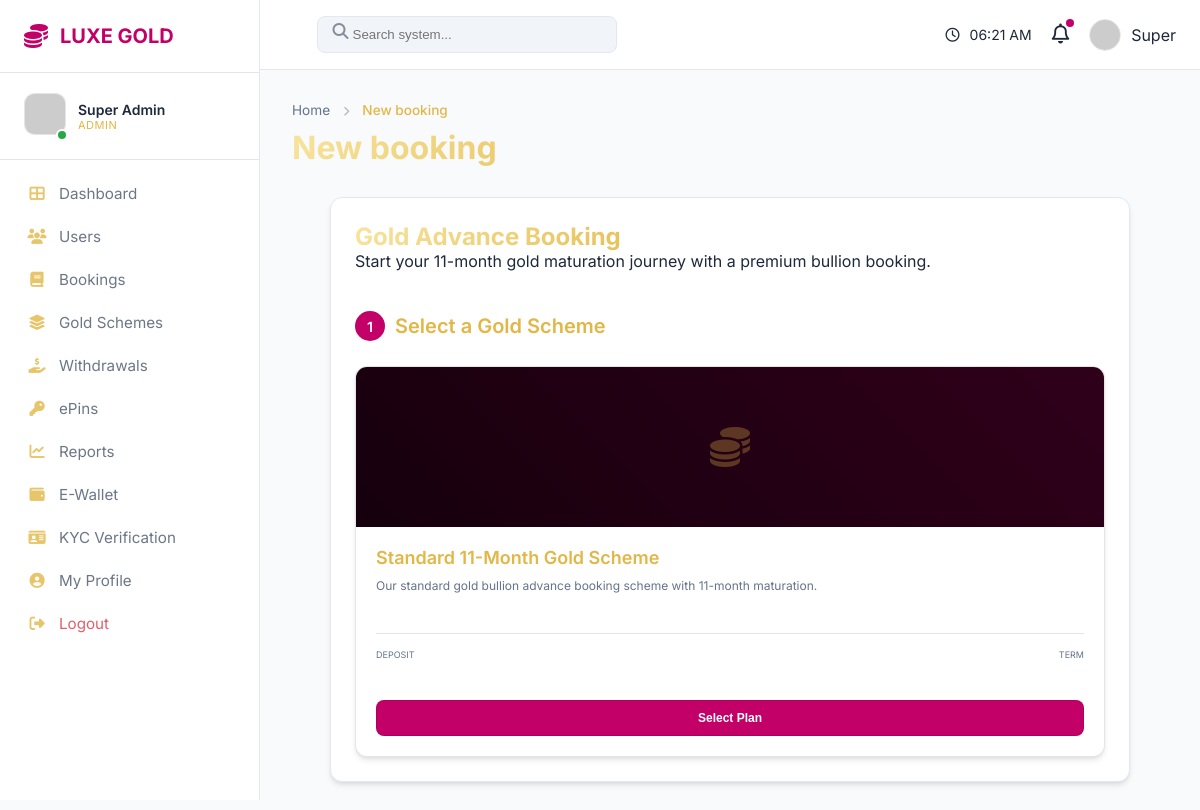
/dashboards/new_booking.php (signed in), run on the app's committed database.
### tables this page shows
CREATE TABLE IF NOT EXISTS gold_schemes (
    id INT AUTO_INCREMENT PRIMARY KEY,
    scheme_code VARCHAR(20) UNIQUE NOT NULL,
    scheme_name VARCHAR(100) NOT NULL,
    deposit_amount DECIMAL(15, 2) NOT NULL,
    maturity_amount DECIMAL(15, 2) NOT NULL,
    duration_months INT NOT NULL,
    milestone_1_month INT DEFAULT 4,
    milestone_1_amount DECIMAL(15, 2) DEFAULT 0,
    milestone_2_month INT DEFAULT 8,
    milestone_2_amount DECIMAL(15, 2) DEFAULT 0,
    description TEXT,
    scheme_image VARCHAR(255) DEFAULT NULL,
    is_active BOOLEAN DEFAULT TRUE,
    created_at TIMESTAMP DEFAULT CURRENT_TIMESTAMP
);

### dashboards/new_booking.php (the view, shortened to what this page needs)
<?php
require_once '../config/db.php';
require_once '../layouts/header.php';
$message = $_GET['msg'] ?? '';
$schemes = $pdo->query("SELECT * FROM gold_schemes WHERE is_active = 1")->fetchAll();
?>
<div class="glass-card" style="max-width: 800px; margin: 0 auto;">
    <h2 class="gold-gradient-text">Gold Advance Booking</h2>
    <p class="text-muted">Start your 11-month gold maturation journey with a premium bullion booking.</p>
    <?php if (!$message): ?>
        <div style="margin-top: 40px;">
            <h3 class="gold-text" style="font-size: 20px; margin-bottom: 25px; display: flex; align-items: center; gap: 10px;">
                <span style="background: var(--brand-magenta); color: white; width: 30px; height: 30px; border-radius: 50%; display: flex; align-items: center; justify-content: center; font-size: 14px;">1</span>
                Select a Gold Scheme
            </h3>
            <div style="display: grid; grid-template-columns: repeat(auto-fit, minmax(280px, 1fr)); gap: 24px;">
                <?php foreach ($schemes as $s): ?>
                    <div class="glass-card scheme-card" onclick="selectScheme(<?php echo $s['id']; ?>, '<?php echo $s['scheme_name']; ?>', <?php echo $s['deposit_amount']; ?>)"
                         style="cursor: pointer; transition: all 0.3s; border: 1px solid var(--glass-border); padding: 0; overflow: hidden; margin-bottom: 0;">
                        <?php if ($s['scheme_image']): ?>
                            <img src="../uploads/schemes/<?php echo $s['scheme_image']; ?>" style="width: 100%; height: 160px; object-fit: cover;">
                        <?php else: ?>
                            <div style="width: 100%; height: 160px; background: linear-gradient(45deg, #16000D, #30001a); display: flex; align-items: center; justify-content: center;">
                                <i class="fas fa-coins" style="font-size: 40px; color: var(--brand-gold-pure); opacity: 0.3;"></i>
                            </div>
                        <?php endif; ?>
                        <div style="padding: 20px;">
                            <h4 class="gold-text" style="font-size: 18px; margin-bottom: 10px;"><?php echo $s['scheme_name']; ?></h4>
                            <p style="font-size: 12px; color: var(--text-muted); height: 40px; overflow: hidden; margin-bottom: 15px;"><?php echo $s['description']; ?></p>
                            <div style="display: flex; justify-content: space-between; border-top: 1px solid var(--glass-border); padding-top: 15px;">
                                <div>
                                    <small style="color: var(--text-muted); display: block; text-transform: uppercase; font-size: 9px;">Deposit</small>
                                    <strong style="color: white;">₹<?php echo number_format($s['deposit_amount']); ?></strong>
                                </div>
                                <div style="text-align: right;">
                                    <small style="color: var(--text-muted); display: block; text-transform: uppercase; font-size: 9px;">Term</small>
                                    <strong style="color: white;"><?php echo $s['duration_months']; ?> Months</strong>
                                </div>
                            </div>
                            <button class="btn-gold" style="width: 100%; margin-top: 20px; font-size: 12px; padding: 10px;">Select Plan</button>
                        </div>
                    </div>
                <?php endforeach; ?>
            </div>
        </div>
    <?php endif; ?>
</div>
<?php require_once '../layouts/footer.php'; ?>

### assets/css/theme.css (style rules this page uses)
:root { --brand-magenta: #C20067; --brand-magenta-dark: #8b0046; --brand-gold-pure: #E2B747; --brand-gold-light: #F7E49D; --brand-gold-dark: #A37A24; --bg-dark-premium: #16000D; --bg-sidebar: #1a0010; --glass-surface: rgba(255, 255, 255, 0.04); --glass-border: rgba(226, 183, 71, 0.15); --state-locked: #64748b; --state-glow: 0 0 15px rgba(242, 183, 71, 0.6); --success-color: #28a745; --danger-color: #dc3545; --warning-color: #ffc107; --font-main: 'Inter', -apple-system, BlinkMacSystemFont, "Segoe UI", Roboto, sans-serif; --text-main: #f8fafc; --text-muted: #94a3b8; }
* { box-sizing: border-box; margin: 0; padding: 0; }
body { background-color: var(--bg-dark-premium); color: var(--text-main); font-family: var(--font-main); min-height: 100vh; display: flex; overflow-x: hidden; }
body.theme-light { --bg-dark-premium: #f8fafc; --bg-sidebar: #ffffff; --glass-surface: rgba(255, 255, 255, 0.9); --glass-border: rgba(0, 0, 0, 0.1); --text-main: #1e293b; --text-muted: #64748b; --brand-magenta-dark: #c20067; }
body.theme-light .glass-card, body.theme-light .card { background: #ffffff; border: 1px solid #e2e8f0; box-shadow: 0 4px 6px -1px rgba(0, 0, 0, 0.1), 0 2px 4px -1px rgba(0, 0, 0, 0.06); }
.glass-card, .card { background: var(--glass-surface); backdrop-filter: blur(12px); -webkit-backdrop-filter: blur(12px); border: 1px solid var(--glass-border); border-radius: 12px; padding: 24px; margin-bottom: 24px; box-shadow: 0 8px 32px rgba(0, 0, 0, 0.3), inset 0 0 10px rgba(194, 0, 103, 0.05); transition: transform 0.2s, border-color 0.2s; }
.gold-gradient-text { background: linear-gradient(135deg, #F7E49D 0%, #E2B747 50%, #A37A24 100%); -webkit-background-clip: text; -webkit-text-fill-color: transparent; font-weight: 700; }
.gold-text { color: var(--brand-gold-pure); font-weight: 600; }
.btn-gold, .btn-primary { background: linear-gradient(135deg, var(--brand-magenta) 0%, var(--brand-magenta-dark) 100%); color: white; border: 1px solid var(--glass-border); padding: 10px 24px; border-radius: 8px; font-weight: 600; cursor: pointer; transition: all 0.3s; text-decoration: none; display: inline-block; text-align: center; }

### data on the page
gold_schemes: scheme_name "Standard 11-Month Gold Scheme", description "Our standard gold bullion advance booking scheme with 11-month maturation."

### other printed values
$_SESSION['full_name'] "Super Admin"
$_SESSION['role'] "ADMIN"
explode(' ', $_SESSION['full_name'] ?? 'User')[0] "Super"
$label "New booking"
$title "New booking"
